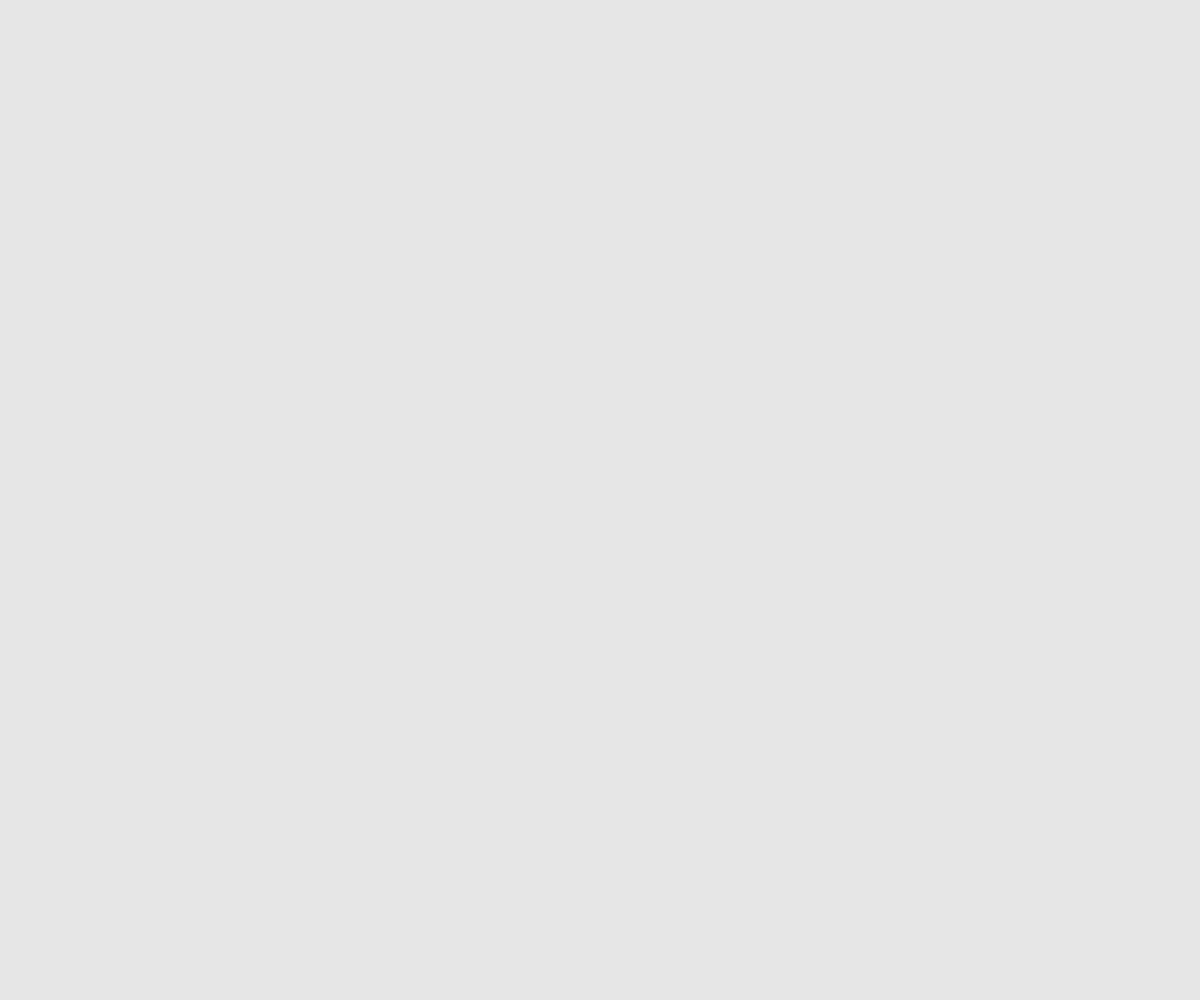
Frame 1 (no input)
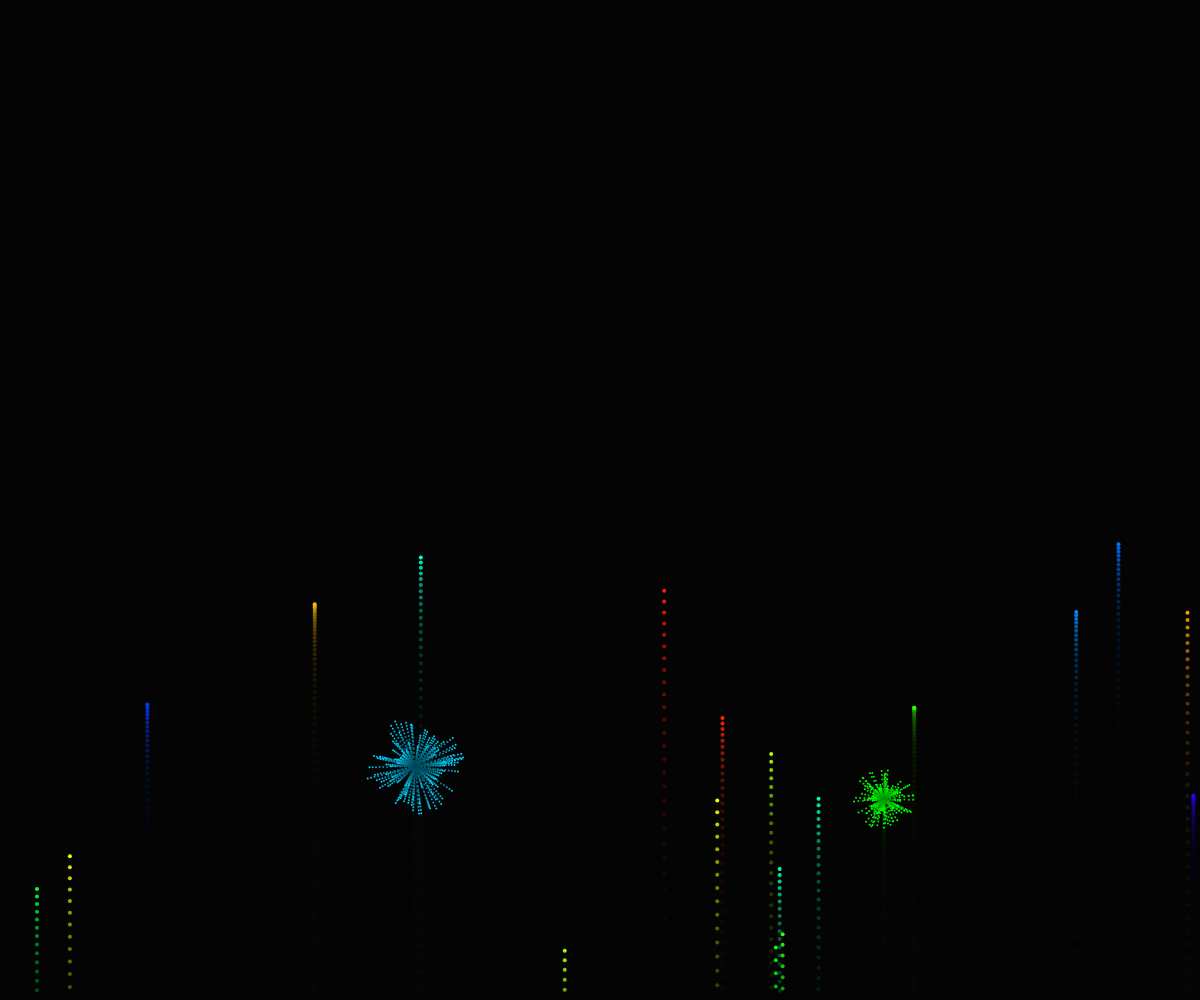
Frame 60 (no input)
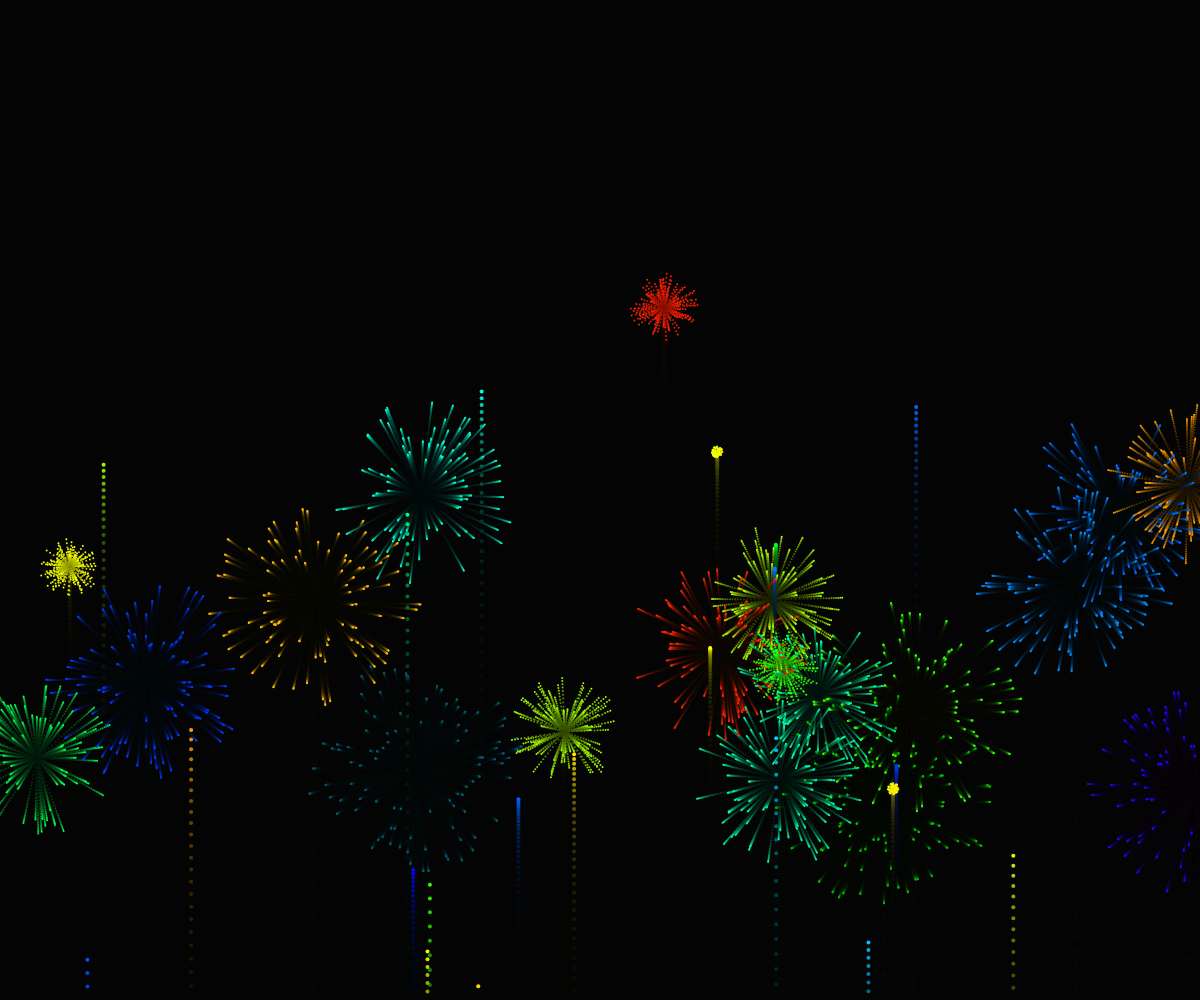
Frame 120 (the mouse pressed at the canvas centre since frame 60)

The p5.js sketch that drew these frames (run headless with seeded random() and noise() and a simulated clock; from frame 60 on, the mouse is pressed at the canvas centre):

// p5.js sketch
// ── sketch.js
var fireworks = [];
var gravity;
// Increase this value for more fireworks!
var rate = 0.25;

function setup() {
  createCanvas(windowWidth, windowHeight);
  fill(255);
  stroke(255);
  strokeWeight(4);
  gravity = createVector(0, 0.2);
}

function draw() {
  colorMode(RGB);
  background(0, 0, 0, 25);
  if (random(1) < rate) {
    fireworks.push(new Firework());
  }

  for (var i = fireworks.length - 1; i >= 0; i--) {
    fireworks[i].update();
    fireworks[i].show();
    if (fireworks[i].done()) {
      fireworks.splice(i, 1);
    }
  }
}

function windowResized() {
  resizeCanvas(windowWidth, windowHeight); // Adjust canvas size on window resize
}

// ── firework.js
function Firework() {
  this.hu = random(255);
  this.firework = new Particle(random(width), height, this.hu, true);
  this.exploded = false;
  this.particles = [];

  this.done = function() {
    if (this.exploded && this.particles.length === 0) {
      return true;
    } else {
      return false;
    }
  }

  this.update = function() {
    if (!this.exploded) {
      this.firework.applyForce(gravity);
      this.firework.update();
      if (this.firework.vel.y >= 0) {
        this.exploded = true;
        this.explode();
      }
    }
    for (var i = this.particles.length-1; i >= 0; i--) {
      this.particles[i].applyForce(gravity/4);
      this.particles[i].update();
      if (this.particles[i].done()) {
        this.particles.splice(i, 1);
      }
    }
  }

  this.explode = function() {
    for (var i = 0; i < 100; i++) {
      var p = new Particle(this.firework.pos.x, this.firework.pos.y, this.hu, false);
      this.particles.push(p);
    }
  }

  this.show = function() {
    if (!this.exploded) {
      this.firework.show();
    }
    for (var i = 0; i < this.particles.length; i++) {
      this.particles[i].show();
    }
  }
}

// ── particle.js
function Particle(x, y, hue, firework) {
  this.pos = createVector(x, y);
  this.firework = firework;
  this.lifespan = 255;
  this.hue = hue;

  if (firework) {
    this.vel = createVector(0, random(-17, -8));
  } else {
    this.vel = p5.Vector.random2D();
    this.vel.mult(random(2, 6));
  }

  this.acc = createVector(0, 0);

  this.applyForce = function(force) {
    this.acc.add(force);
  }

  this.done = function() {
    if (this.lifespan < 0) {
      return true;
    } else {
      return false;
    }
  }

  this.update = function() {
    if (!this.firework) {
      this.vel.mult(0.95);
      this.lifespan -= 4;
    }
    this.vel.add(this.acc);
    this.pos.add(this.vel);
    this.acc.mult(0);
  }

  this.show = function() {
    colorMode(HSB);
    if (!this.firework) {
      stroke(this.hue, 255, 255, this.lifespan);
      strokeWeight(2);
    } else {
      stroke(this.hue, 255, 255);
      strokeWeight(4);
    }
    point(this.pos.x, this.pos.y);
  }

}
